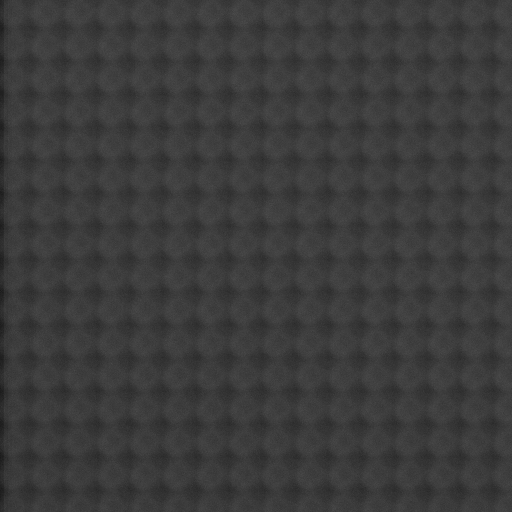
#> input picture lisa_project/calibration/img/nice_mla_cercles_low.png, 512 x 512 px; the run also reads 3 pictures not shown here
$ jupyter execute --allow-errors 'Rapport 11.02 - Algorithme de Calibration.ipynb'   (shell and % lines are left out)
#> lines starting #> are read from the running program, lines starting #| are printed output that depends on the picture; after the words box and inside, x2 and y2 are one past the last pixel; in counts of white or black regions, pixels touching at a corner belong together; long printed decimals are rounded
[cell 1]
import numpy as np
import cv2
import matplotlib.pyplot as plt
FIGSIZE = (10,8)

# Rapport 11/02 - Algorithme de Calibration

Voici les deux algorithmes qui ont été développés pour trouver les informations de la grille de micro-lentilles. Ces algos sont similaires et ne se différencient que par la méthode de construction de la grille et l'obtention des informations.

D'abord, les fonction communes seront présentés et après chaque méthode sera mieux détailler dans la section correspondante.

## Fonctions communes

[cell 2]
def generate_threshold_img(image, gauss_kernel, block_size, c):
    # Extract the first channel (assuming it's a grayscale image)
    gray = image[:, :, 0]

    # Apply Gaussian blur to reduce noise
    gray = cv2.GaussianBlur(gray, gauss_kernel, 0)

    # Apply adaptive thresholding using mean of neighborhood as the threshold value
    # Pixels with values above the threshold become white, and below become black
    thresh = cv2.adaptiveThreshold(gray, 255, cv2.ADAPTIVE_THRESH_MEAN_C, cv2.THRESH_BINARY, block_size, c)

    # Return the thresholded image
    return thresh

[cell 3]
def intensity_hist(image, axis=0, show_plot=False):
    # Transpose the image if 'axis' is set to 1
    img = image if axis == 0 else image.T

    # Calculate the row-wise sum of pixel values, considering 255 as the maximum intensity
    intensity = [row.sum() // 255 for row in img]

    # Return the calculated intensity histogram
    return intensity

[cell 4]
def pairwise_distances(values):
    num_points, num_features = values.shape
    distances = np.zeros((num_points, num_points))
    for i in range(num_points):
        for j in range(num_points):
            distances[i, j] = np.sqrt(np.sum((values[i] - values[j]) ** 2))

    return distances

def cluster_values(values, threshold):
    # Convert values to a 2D array
    values = np.array(values).reshape(-1, 1)
    # Use cdist to calculate pairwise distances
    distances = pairwise_distances(values)
    # Create an adjacency matrix based on the threshold
    adjacency_matrix = distances < threshold
    # Initialize clusters
    clusters = []
    # Iterate through each value
    for i in range(len(values)):
        found_cluster = False
        # Check existing clusters
        for cluster in clusters:
            if any(adjacency_matrix[i, c] for c in cluster):
                cluster.append(i)
                found_cluster = True
                break
        # If the value doesn't belong to any existing cluster, create a new cluster
        if not found_cluster:
            clusters.append([i])
    # Convert indices to values
    clustered_values = [[values[i][0] for i in cluster] for cluster in clusters]
    return clustered_values

[cell 5]
def get_peaks(intensity_hist, cluster_distance):
    # Compute the first derivative of the intensity histogram
    first_derivative = np.diff(intensity_hist)

    plt.figure(figsize=(20, 10))
    plt.plot(first_derivative, label='First Derivative', color='orange')
    plt.title('First Derivative of Intensity Histogram')
    plt.xlabel('Pixel Position')
    plt.ylabel('Derivative Value')
    plt.legend()

    plt.tight_layout()
    plt.show()

    # Find the indices where the first derivative changes sign from positive to negative or is zero
    potential_peaks = np.where((first_derivative[:-1] >= 0) & (first_derivative[1:] <= 0))[0] + 1

    # Cluster values around potential peaks
    intensity_clust = cluster_values(potential_peaks, cluster_distance)

    # Calculate the mean intensity for each cluster
    for i in range(len(intensity_clust)):
        intensity_clust[i] = np.mean(intensity_clust[i])

    return intensity_clust

[cell 6]
def get_circles(image, cluster_distance=3, show_plot=True):
    # Get peaks along X and Y axes
    intensity_x = intensity_hist(image)
    peaks_x = get_peaks(intensity_x, cluster_distance)

    intensity_y = intensity_hist(image.T)
    peaks_y = get_peaks(intensity_y, cluster_distance)

    # Generate circles based on peak locations
    circles = [(x, y) for x in peaks_x for y in peaks_y]

    if show_plot:
        plt.figure(figsize=(20,10))
        plt.subplot(1,2,1)
        plt.plot(range(len(intensity_x)), intensity_x, color='blue')
        #for i, x in enumerate(peaks_x):
        #    plt.scatter(peaks_x, [512 for _ in range(len(peaks_x))], color='blue')
        plt.title("X Intensity histogram")

        plt.subplot(1,2,2)
        plt.plot(range(len(intensity_y)), intensity_y, color='green')
        for j, y in enumerate(peaks_y):
            plt.scatter(peaks_y, [512 for _ in range(len(peaks_y))], color='green')
        plt.title("Y Intensity histogram")
        plt.show()
    return np.array(circles), len(peaks_x), len(peaks_y)

[cell 7]
def compute_mean_error(A, B, X):
    # Step 1: Reconstruct the error vector
    stacked_err_vec = B - A @ X

    # Step 2: Reshape the stacked error vector into pairs of (errx_i, erry_i)
    # Assuming stacked_err_vec is in the form (errx1, errx2, ..., errxn, erry1, erry2, ..., erryn)
    num_errors = len(stacked_err_vec) // 2
    err_vec = np.zeros((num_errors, 2))

    for i in range(num_errors):
        err_vec[i, 0] = stacked_err_vec[i]
        err_vec[i, 1] = stacked_err_vec[num_errors + i]

    # Step 3: Compute the norm of each error vector
    norm_err = np.linalg.norm(err_vec, axis=1)

    # Step 4: Compute the mean distance error
    mean_error = np.mean(norm_err)

    print("Mean Error: ", mean_error)
    return mean_error

## SVD Method

This algorithm consist in solving a linear equation with singular value decomposition method. For this method, it is needed to have at least the circle position information, what can be easily obtained by the intensity histograms.

In order to facilitate the construction of matrix, the problem were defined as the following:

$$
B = AX \implies
\begin{bmatrix}
c_{x_1} \\
c_{x_2} \\
\cdots \\
c_{x_i} \\
\cdots \\
c_{x_n} \\
c_{y_1} \\
c_{y_2} \\
\cdots \\
c_{y_i} \\
\cdots \\
c_{y_n} \\
\end{bmatrix}
=
\begin{bmatrix}
1 & 0 & 0 & 0 \\
1 & 0 & 1 & 0 \\
\vdots & \vdots &\vdots  &\vdots\\
1 & 0 & V_X & 0 \\
\vdots & \vdots &\vdots  &\vdots\\
1 & 0 & n - 1 & 0 \\
0 & 1 & 0 & 0 \\
0 & 1 & 0 & 1 \\
\vdots & \vdots &\vdots  &\vdots\\
0 & 1 & 0 &  V_Y\\
\vdots & \vdots &\vdots  &\vdots\\
0 & 1 & 0 & n - 1 \\
\end{bmatrix}
\cdot
\begin{bmatrix}
c_{x_0} \\
c_{y_0} \\
dx \\
dy \\
\end{bmatrix}
\text{ where }
\begin{cases}
V_X &= i \mod n_x\\
V_Y &= \left\lfloor \frac{i}{n_y} \right\rfloor
\end{cases}
$$
with $n_x$ and $n_y$ being the number of circles in the correspoding axe.

$B$ is the matrix containing the circles center coordinates. The matrix is rearranged such as the first half of the elements are x coordinates and the rest are y coordinates. This facilitates the construction of the matrix $A$.

$X$ is the unknown variable. The center of a reference circle $(c_{x_0}, c_{y_0})$ and the step into x and y direction, $dx$ and $dy$.

$A$ is the matrix that expresses the linear relation between the circles location and the unknown variables. Each x coordinates of a circles has as reference the $c_{x_0}$ and an amount of times of $dx$. The same is done for the y coordinates.

The value of the third column of $c_{x_i}$ elements is the modulo of the row index with the number of circles in the X-axis.
The value of the fourth column of $c_{y_i}$ elements is the integer division of the row index with the number of circles in the Y-axis.

This linear problem will be solved with SVD method, available in the numpy library. The solution is done by:
$$
B = A\cdot X = USV\cdot X \implies X = V^{T}S^{-1} U^{T} \cdot B
$$

Numpy can make the decomposition and python the matrix multiplication. Then, let's dive into the algorithm:

[cell 8]
def calibrate_svd(image, gauss_kernel=(15, 15), block_size=31, c=3, cluster_distance=10, show=True):
    # Threshold image
    plt.figure(figsize=FIGSIZE)

    if show:
        plt.imshow(image, cmap="gray")

    thresh = generate_threshold_img(image, gauss_kernel, block_size, c)
    plt.figure(figsize=FIGSIZE)
    if show:
        plt.imshow(thresh, cmap="gray")
    # Get circles based on the fitted grid
    circles, nb_x, nb_y = get_circles(thresh, cluster_distance, show_plot=show)
    ## Sort by Y position then by X.
    circles = circles[np.lexsort((circles[:, 0], circles[:, 1]))]
    ## Construct matrix B of the equation AX = B
    B = np.concatenate((circles[:,0], circles[:,1])).reshape(-1,1)

    ## Construct matrix A of the equation
    num_circles = len(circles)
    A = np.zeros((num_circles*2, 4))

    A[:num_circles, 0] = 1
    A[:num_circles, 2] = np.tile(np.arange(nb_x), num_circles // nb_x + 1)[:num_circles]
    A[num_circles:, 1] = 1
    A[num_circles:, 3] = np.repeat(np.arange(nb_y), nb_x)[:num_circles]

    # Find SVD of A
    U, S, Vt = np.linalg.svd(A, full_matrices=False)
    # Compute the pseudo-inverse of S
    S_inv = np.diag(1 / S)
    # Solve for X using SVD components
    X =  Vt.T @ S_inv @ U.T @ B
    cx_0, cy_0, dx, dy = X

    fig = plt.figure(figsize=FIGSIZE)
    if show:
        plt.imshow(image, cmap='gray')

    if show:
        print("X coordinates")

        # Add vertical grid lines
        for i in np.arange(dx, im.shape[0], dx):
            if show:
                plt.axhline(i, color='red', linestyle='--', linewidth=1)
            print(i)

        print("Y coordinates")

        # Add horizontal grid lines
        for j in np.arange(dy, im.shape[1], dy):
            plt.axvline(j, color='red', linestyle='--', linewidth=1)
            print(j)

        if show:
            plt.show()

    print(f"Reference circle: ({cx_0[0]},{cy_0[0]})")
    print(f"Steps/Mean diameters: dx {dx[0]} dy {dy[0]}")

    compute_mean_error(A, B, X)

    return B, X

[cell 9]
im = cv2.imread("../img/nice_mla_cercles_low.png")
#> im is the input picture: shape (512, 512, 3); min 26, max 77, mean 59.7
calibrate_svd(im)
#> in generate_threshold_img, `thresh = cv2.adaptiveThreshold(gray, 255, cv2.ADAPTIVE_THRESH_MEAN_C, ..`:
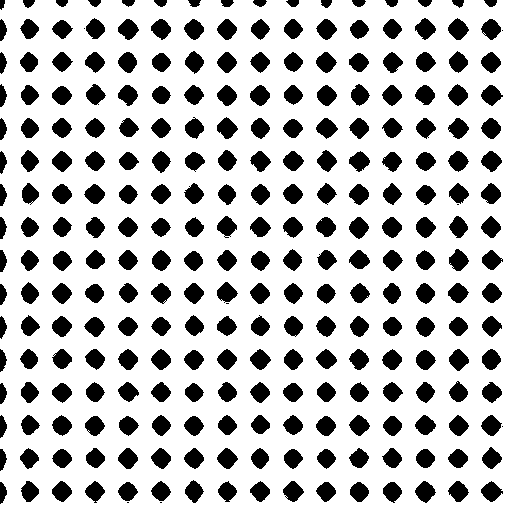
#> thresh: shape (512, 512); 76.3% white; 263 black regions (7 under 20 px), largest, box (x1, y1, x2, y2) and area: (448, 18, 469, 40) 296, (349, 217, 369, 239) 288, (415, 481, 436, 503) 288
#> in intensity_hist, `intensity = [row.sum() // 255 for row in img]`: intensity = 512 values, max 512 at index 10, min 206 at index 161, mean 390.6
#> in get_circles, `intensity_x = intensity_hist(image)`: intensity_x has the same summary as intensity in intensity_hist
#> in get_peaks, `first_derivative = np.diff(intensity_hist)`: first_derivative = 511 values, max 60 at index 401, min -56 at index 415, mean 0.376
#> in get_peaks, `potential_peaks = np.where((first_derivative[:-1] >= 0) & (first_deriv..`: potential_peaks = 152 values from 10 to 510
#> after the loop in cluster_values, `for i in range(len(values)):`: cluster = [145, 146, 147, 148, 149, 150, 151]; clusters = 16 items
#> the loop in get_peaks, `for i in range(len(intensity_clust)):` made 16 passes
#> after the loop in get_peaks, `for i in range(len(intensity_clust)):`: intensity_clust = [13.5, 45.5, 78.5, 111.5, 144.5, 178, 210.5, 243.5, 276.5, 309.5, 343.5, 376, 409, 442, 475, 507]
#> in get_circles, `peaks_x = get_peaks(intensity_x, cluster_distance)`: peaks_x has the same summary as intensity_clust in get_peaks
#> in get_circles, `intensity_y = intensity_hist(image.T)`: intensity_y = 512 values, max 512 at index 7, min 174 at index 1, mean 390.6
#> the loop in get_peaks (call 2), `for i in range(len(intensity_clust)):` made 16 passes
#> in get_circles, `peaks_y = get_peaks(intensity_y, cluster_distance)`: peaks_y = [13, 45.5, 78, 111.5, 144.5, 177, 210.5, 243.5, 276.5, 309.5, 343, 375.5, 408.5, 441.5, 474.5, 506.5]
#> in get_circles, `circles = [(x, y) for x in peaks_x for y in peaks_y]`: circles = 256 pairs, first value 13.5 to 507, second value 13 to 506.5
#> the loop in get_circles, `for j, y in enumerate(peaks_y):` made 16 passes
#> y on passes 1 to 8: 13, 45.5, 78, 111.5, 144.5, 177, 210.5, 243.5
#> in calibrate_svd, `circles, nb_x, nb_y = get_circles(thresh, cluster_distance, show_plot=..`: nb_x = 16
#> in calibrate_svd, `B = np.concatenate((circles[:,0], circles[:,1])).reshape(-1,1)`: B = 512 values, max 507 at index 15, min 13 at index 256, mean 260.1
#> in calibrate_svd, `num_circles = len(circles)`: num_circles = 256
#> in calibrate_svd, `X =  Vt.T @ S_inv @ U.T @ B`: X = [12.75, 12.57, 33, 32.98]
#> in calibrate_svd, `cx_0, cy_0, dx, dy = X`: cx_0 = [12.75]; cy_0 = [12.57]; dx = [33]; dy = [32.98]
#| Reference circle: (12.750,12.570)
#| Steps/Mean diameters: dx 33.000 dy 32.982
#> in compute_mean_error, `stacked_err_vec = B - A @ X`: stacked_err_vec = 512 values, max 0.75 at index 0, min -0.805 at index 496, mean -1.85e-14
#> in compute_mean_error, `num_errors = len(stacked_err_vec) // 2`: num_errors = 256
#> after the loop in compute_mean_error, `for i in range(num_errors):`: err_vec = 256 pairs, first value -0.75 to 0.75, second value -0.805 to 0.607
#> in compute_mean_error, `norm_err = np.linalg.norm(err_vec, axis=1)`: norm_err = 256 values, max 1.1 at index 255, min 0.25 at index 78, mean 0.462
#> in compute_mean_error, `mean_error = np.mean(norm_err)`: mean_error = 0.462
#| Mean Error:  0.4623

Both methods seems to work fine and can be implemented into the software. However, there is a need to check the following points:

- Results precision: whether the result is correct or not.
- Results stability: whether the result converge easily or not.
- Implementation difficulty: whether the algorithm can be easily converted to C++.
    - Note: there is a need to find a analoguous math module of numpy.
- Performance: which is the more efficient and can be computed in real time for user interaction.

# Tests

[cell 10]
test_1 = cv2.imread("../img/S.png")
#> (the rest of this cell did not finish here and is left out)

#calibrate_svd(~test_1) # grid cell centered in the circle center

[cell 11]
test_2 = ~cv2.imread("../img/not_good/nice_mla_cercles.png")
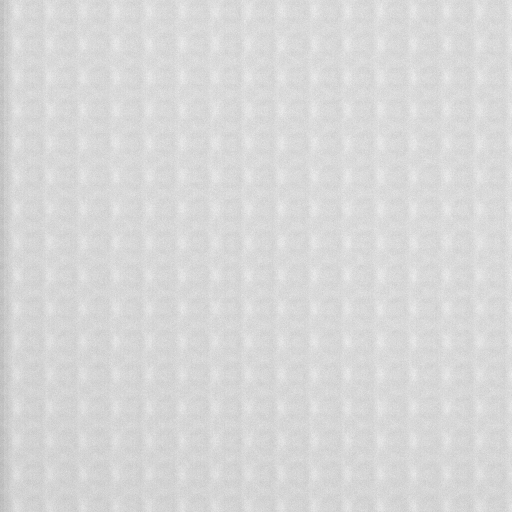
#> input picture lisa_project/calibration/img/not_good/nice_mla_cercles.png, 512 x 512 px
## The inverted image gives a better result than the original.
## Detecting the peaks in the original is difficult because there is too many local maximums.
## The inverted has more obvious maximums.
calibrate_svd(test_2, cluster_distance=10)
#> call 2 of generate_threshold_img, with gauss_kernel = (15, 15), block_size = 31, c = 3
#> in generate_threshold_img (call 2), `thresh = cv2.adaptiveThreshold(gray, 255, cv2.ADAPTIVE_THRESH_MEAN_C, ..`:
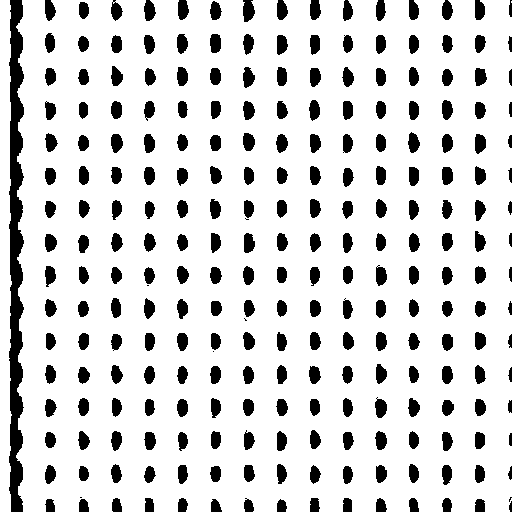
#> thresh: shape (512, 512); 84.6% white; 247 black regions (6 under 20 px), largest, box (x1, y1, x2, y2) and area: (9, 0, 24, 512) 5430, (243, 0, 255, 22) 207, (144, 0, 156, 21) 184
#> in get_circles (call 2), `intensity_x = intensity_hist(image)`: intensity_x = 512 values, max 506 at index 26, min 338 at index 143, mean 433.2
#> in get_circles (call 2), `peaks_x = get_peaks(intensity_x, cluster_distance)`: peaks_x = [26.75, 59.75, 93, 126, 160.7, 192.4, 226.3, 258.3, 291.7, 324.6, 356.6, 389.5, 423.5, 458.3, 490]
#> call 4 of intensity_hist, with axis = 0, show_plot = False
#> in intensity_hist (call 4), `img = image if axis == 0 else image.T`:
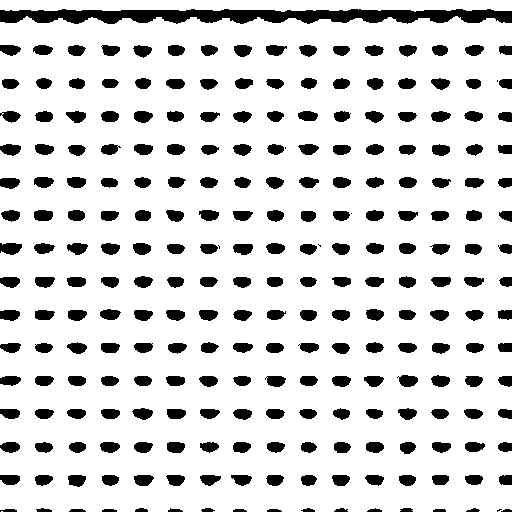
#> img: shape (512, 512); 84.6% white; 247 black regions (6 under 20 px), largest, box (x1, y1, x2, y2) and area: (0, 9, 512, 24) 5430, (0, 243, 22, 255) 207, (0, 144, 21, 156) 184
#> in intensity_hist (call 4), `intensity = [row.sum() // 255 for row in img]`: intensity = 512 values, max 512 at index 0, min 0 at index 12, mean 433.2
#> in get_circles (call 2), `intensity_y = intensity_hist(image.T)`: intensity_y has the same summary as intensity in intensity_hist
#> in get_circles (call 2), `peaks_y = get_peaks(intensity_y, cluster_distance)`: peaks_y = [6.3, 34, 67.5, 100, 133, 166, 199, 232, 265, 298, 331, 364, 397, 430.5, 464, 497]
#> in get_circles (call 2), `circles = [(x, y) for x in peaks_x for y in peaks_y]`: circles = 240 pairs, first value 26.75 to 490, second value 6.3 to 497
#> the loop in get_circles (call 2), `for j, y in enumerate(peaks_y):` made 16 passes
#> y on passes 1 to 8: 6.3, 34, 67.5, 100, 133, 166, 199, 232
#> in get_circles (call 2), `plt.show()`:
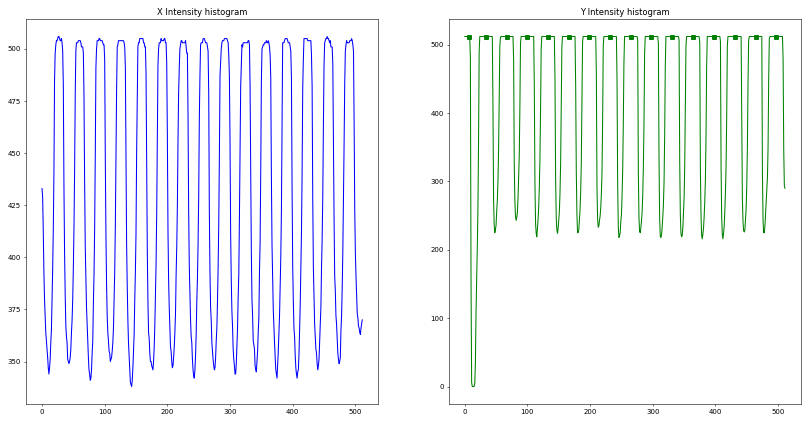
#> figure drawn by matplotlib, 2 panels; panel 1: curve peaks at x = 26, y = 506; panel 2: curve peaks at x = 0, y = 512
#> in calibrate_svd (call 3), `circles, nb_x, nb_y = get_circles(thresh, cluster_distance, show_plot=..`: nb_x = 15
#> in calibrate_svd (call 3), `B = np.concatenate((circles[:,0], circles[:,1])).reshape(-1,1)`: B = 480 values, max 497 at index 465, min 6.3 at index 240, mean 253.8
#> in calibrate_svd (call 3), `num_circles = len(circles)`: num_circles = 240
#> in calibrate_svd (call 3), `X =  Vt.T @ S_inv @ U.T @ B`: X = [27.04, 2.09, 33.06, 32.92]
#> in calibrate_svd (call 3), `cx_0, cy_0, dx, dy = X`: cx_0 = [27.04]; cy_0 = [2.09]; dx = [33.06]; dy = [32.92]
#> in calibrate_svd (call 3), `plt.show()`:
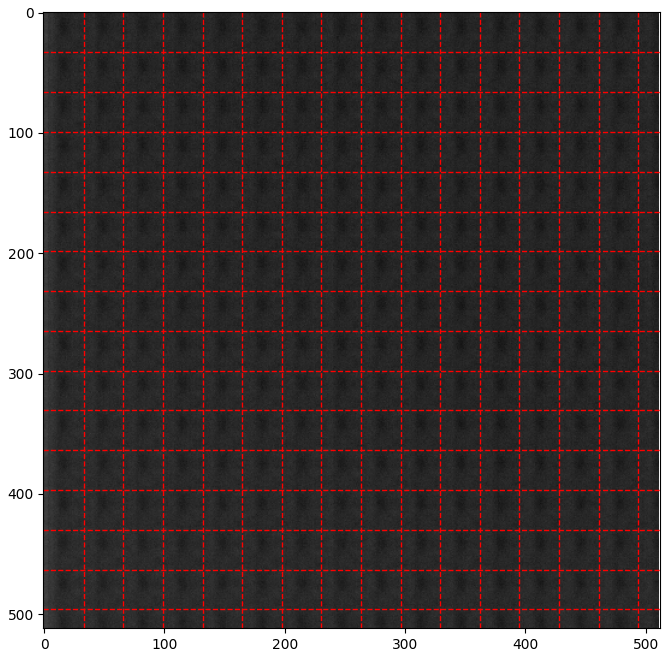
#> figure drawn by matplotlib, 1 panel
#| Reference circle: (27.037,2.087)
#| Steps/Mean diameters: dx 33.065 dy 32.924
#| Mean Error:  1.103

[cell 12]
test_3 = cv2.imread("../img/not_good/low_aperture.png")
calibrate_svd(test_3, cluster_distance=10)
#> call 3 of generate_threshold_img, with gauss_kernel = (15, 15), block_size = 31, c = 3
#> in generate_threshold_img (call 3), `thresh = cv2.adaptiveThreshold(gray, 255, cv2.ADAPTIVE_THRESH_MEAN_C, ..`:
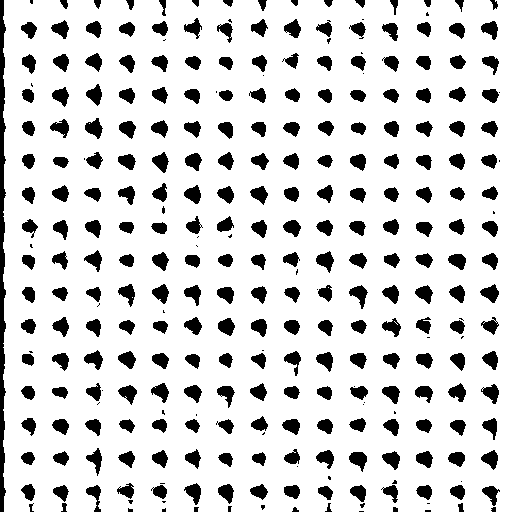
#> thresh: shape (512, 512); 84.2% white; 301 black regions (53 under 20 px), largest, box (x1, y1, x2, y2) and area: (0, 0, 6, 512) 2171, (316, 251, 334, 273) 221, (349, 452, 367, 472) 219
#> in get_peaks (call 5), `first_derivative = np.diff(intensity_hist)`: first_derivative = 511 values, max 47 at index 396, min -78 at index 419, mean 0.0802
#> in get_peaks (call 5), `plt.show()`:
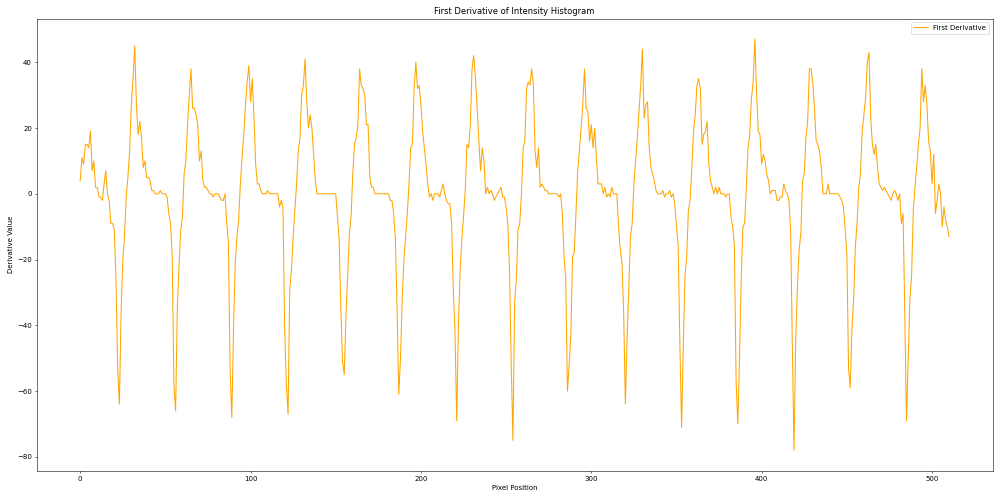
#> figure drawn by matplotlib, 1 panel; curve peaks at x = 396, y = 47
#> in get_peaks (call 5), `potential_peaks = np.where((first_derivative[:-1] >= 0) & (first_deriv..`: potential_peaks = 114 values from 11 to 506
#> after the loop in pairwise_distances (call 5), `for i in range(num_points):`:
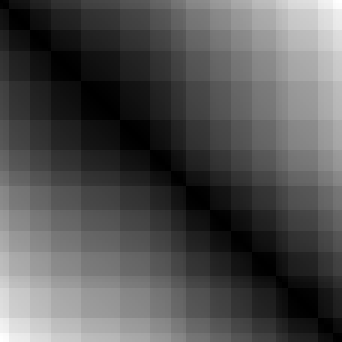
#> distances: shape (114, 114) float64 (shown 3 times larger); min 0, max 495, mean 159.6; drawn with min black and max white
#> in cluster_values (call 5), `adjacency_matrix = distances < threshold`:
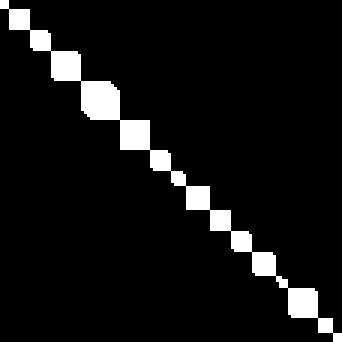
#> adjacency_matrix: shape (114, 114) bool (shown 3 times larger); 6.9% white; 1 white region, box (x1, y1, x2, y2) and area: (0, 0, 114, 114) 896
#> the loop in cluster_values (call 5), `for i in range(len(values)):` made 114 passes
#> after the loop in cluster_values (call 5), `for i in range(len(values)):`: cluster = [111, 112, 113]; clusters = 16 items, first 6: [0, 1, 2], [3, 4, 5, 6, 7, 8, 9], [10, 11, 12, 13, 14, 15, 16], [17, 18, 19, 20, 21, 22, 23, 24, 25, 26], [27, 28, 29, 30, 31, 32, 33, 34, 35, 36, 37, 38, 39], [40, 41, 42, 43, 44, 45, 46, 47, 48, 49]
#> (the rest of the program and of its run is left out)
